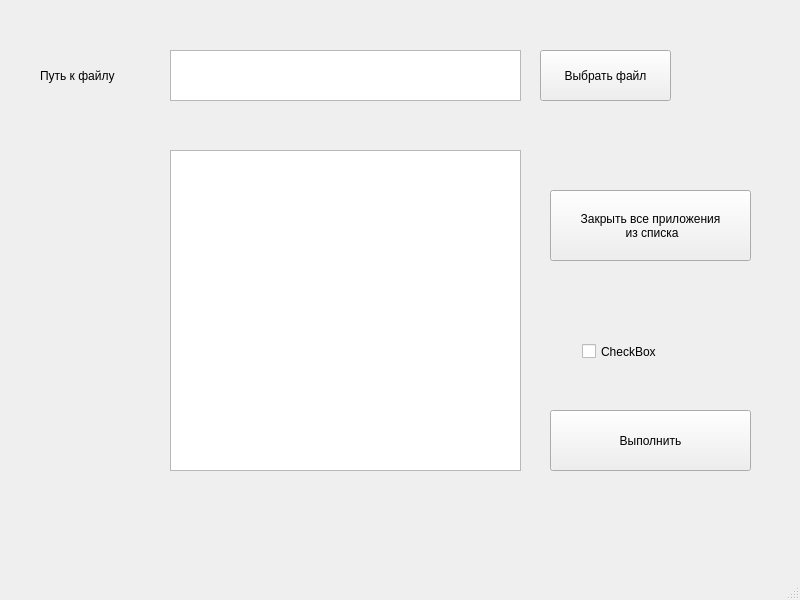
<?xml version="1.0" encoding="UTF-8"?>
<ui version="4.0">
 <class>Blocker</class>
 <widget class="QMainWindow" name="Blocker">
  <property name="geometry">
   <rect>
    <x>0</x>
    <y>0</y>
    <width>800</width>
    <height>600</height>
   </rect>
  </property>
  <property name="windowTitle">
   <string>Blocker</string>
  </property>
  <property name="toolButtonStyle">
   <enum>Qt::ToolButtonTextBesideIcon</enum>
  </property>
  <widget class="QWidget" name="centralwidget">
   <widget class="QTextBrowser" name="textBrowser">
    <property name="geometry">
     <rect>
      <x>170</x>
      <y>50</y>
      <width>351</width>
      <height>51</height>
     </rect>
    </property>
    <property name="cursor" stdset="0">
     <cursorShape>ArrowCursor</cursorShape>
    </property>
    <property name="html">
     <string>&lt;!DOCTYPE HTML PUBLIC &quot;-//W3C//DTD HTML 4.0//EN&quot; &quot;http://www.w3.org/TR/REC-html40/strict.dtd&quot;&gt;
&lt;html&gt;&lt;head&gt;&lt;meta name=&quot;qrichtext&quot; content=&quot;1&quot; /&gt;&lt;style type=&quot;text/css&quot;&gt;
p, li { white-space: pre-wrap; }
&lt;/style&gt;&lt;/head&gt;&lt;body style=&quot; font-family:'MS Shell Dlg 2'; font-size:7.8pt; font-weight:400; font-style:normal;&quot;&gt;
&lt;p align=&quot;center&quot; style=&quot; margin-top:12px; margin-bottom:12px; margin-left:0px; margin-right:0px; -qt-block-indent:0; text-indent:0px;&quot;&gt;&lt;br /&gt;&lt;/p&gt;&lt;/body&gt;&lt;/html&gt;</string>
    </property>
    <property name="placeholderText">
     <string>путь к файлу</string>
    </property>
   </widget>
   <widget class="QLabel" name="label">
    <property name="geometry">
     <rect>
      <x>40</x>
      <y>50</y>
      <width>111</width>
      <height>51</height>
     </rect>
    </property>
    <property name="text">
     <string>Путь к файлу</string>
    </property>
    <property name="margin">
     <number>10</number>
    </property>
   </widget>
   <widget class="QPushButton" name="pushButton">
    <property name="geometry">
     <rect>
      <x>540</x>
      <y>50</y>
      <width>131</width>
      <height>51</height>
     </rect>
    </property>
    <property name="cursor">
     <cursorShape>PointingHandCursor</cursorShape>
    </property>
    <property name="text">
     <string>Выбрать файл</string>
    </property>
   </widget>
   <widget class="QPushButton" name="pushButton_2">
    <property name="geometry">
     <rect>
      <x>550</x>
      <y>410</y>
      <width>201</width>
      <height>61</height>
     </rect>
    </property>
    <property name="cursor">
     <cursorShape>PointingHandCursor</cursorShape>
    </property>
    <property name="text">
     <string>Выполнить</string>
    </property>
    <property name="autoDefault">
     <bool>false</bool>
    </property>
   </widget>
   <widget class="QTextBrowser" name="textBrowser_2">
    <property name="geometry">
     <rect>
      <x>170</x>
      <y>150</y>
      <width>351</width>
      <height>321</height>
     </rect>
    </property>
   </widget>
   <widget class="QPushButton" name="pushButton_3">
    <property name="geometry">
     <rect>
      <x>550</x>
      <y>190</y>
      <width>201</width>
      <height>71</height>
     </rect>
    </property>
    <property name="cursor">
     <cursorShape>PointingHandCursor</cursorShape>
    </property>
    <property name="text">
     <string>Закрыть все приложения
 из списка</string>
    </property>
   </widget>
   <widget class="QCheckBox" name="checkBox">
    <property name="geometry">
     <rect>
      <x>582</x>
      <y>331</y>
      <width>111</width>
      <height>41</height>
     </rect>
    </property>
    <property name="text">
     <string>CheckBox</string>
    </property>
   </widget>
  </widget>
  <widget class="QMenuBar" name="menubar">
   <property name="geometry">
    <rect>
     <x>0</x>
     <y>0</y>
     <width>800</width>
     <height>25</height>
    </rect>
   </property>
  </widget>
  <widget class="QStatusBar" name="statusbar"/>
 </widget>
 <resources/>
 <connections/>
</ui>
